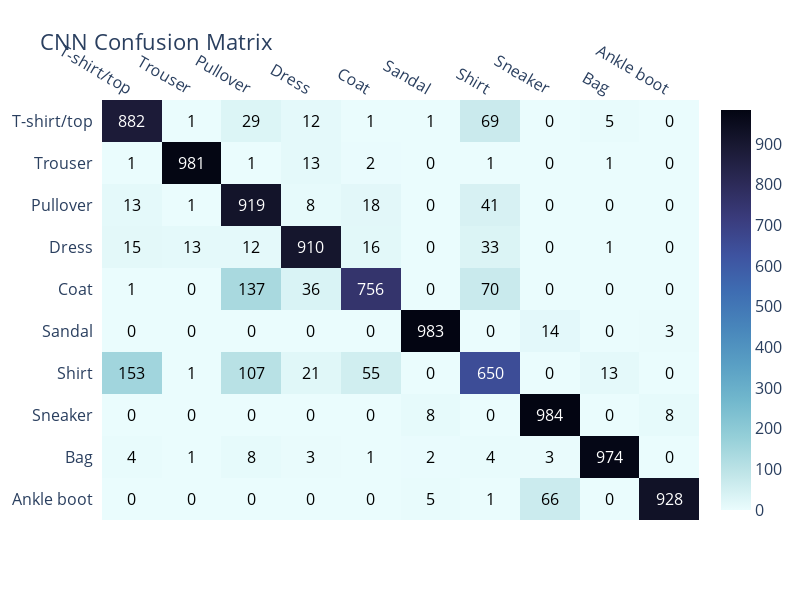

The code cell stored with this chart in its notebook:
### Code cell
print("--- CNN Model Evaluation ---")
# CNN outputs probabilities, we need the index of the highest probability
y_pred_proba_cnn = cnn_model.predict(X_test_cnn)
y_pred_cnn = np.argmax(y_pred_proba_cnn, axis=1)

print("\nClassification Report (CNN):")
print(classification_report(y_test, y_pred_cnn, target_names=CLASS_NAMES))

# Plot confusion matrix for CNN
cm_cnn = confusion_matrix(y_test, y_pred_cnn)
plot_confusion_matrix(cm_cnn, class_names=CLASS_NAMES, title="CNN Confusion Matrix")

### Figure 1 — Plotly figure (JSON) as saved in the notebook; plotly's stock layout.template omitted (floating-point values rounded to 4 significant figures)
{"data": [{"colorscale": [[0, "rgb(3, 5, 18)"], [0.09091, "rgb(25, 25, 51)"], [0.1818, "rgb(44, 42, 87)"], [0.2727, "rgb(58, 60, 125)"], [0.3636, "rgb(62, 83, 160)"], [0.4545, "rgb(62, 109, 178)"], [0.5455, "rgb(72, 134, 187)"], [0.6364, "rgb(89, 159, 196)"], [0.7273, "rgb(114, 184, 205)"], [0.8182, "rgb(149, 207, 216)"], [0.9091, "rgb(192, 229, 232)"], [1, "rgb(234, 252, 253)"]], "reversescale": true, "showscale": true, "type": "heatmap", "x": ["T-shirt/top", "Trouser", "Pullover", "Dress", "Coat", "Sandal", "Shirt", "Sneaker", "Bag", "Ankle boot"], "y": ["Ankle boot", "Bag", "Sneaker", "Shirt", "Sandal", "Coat", "Dress", "Pullover", "Trouser", "T-shirt/top"], "z": [[0, 0, 0, 0, 0, 5, 1, 66, 0, 928], [4, 1, 8, 3, 1, 2, 4, 3, 974, 0], [0, 0, 0, 0, 0, 8, 0, 984, 0, 8], [153, 1, 107, 21, 55, 0, 650, 0, 13, 0], [0, 0, 0, 0, 0, 983, 0, 14, 0, 3], [1, 0, 137, 36, 756, 0, 70, 0, 0, 0], [15, 13, 12, 910, 16, 0, 33, 0, 1, 0], [13, 1, 919, 8, 18, 0, 41, 0, 0, 0], [1, 981, 1, 13, 2, 0, 1, 0, 1, 0], [882, 1, 29, 12, 1, 1, 69, 0, 5, 0]]}], "layout": {"annotations": [{"font": {"color": "#000000"}, "showarrow": false, "text": "0", "x": "T-shirt/top", "xref": "x", "y": "Ankle boot", "yref": "y"}, {"font": {"color": "#000000"}, "showarrow": false, "text": "0", "x": "Trouser", "xref": "x", "y": "Ankle boot", "yref": "y"}, {"font": {"color": "#000000"}, "showarrow": false, "text": "0", "x": "Pullover", "xref": "x", "y": "Ankle boot", "yref": "y"}, {"font": {"color": "#000000"}, "showarrow": false, "text": "0", "x": "Dress", "xref": "x", "y": "Ankle boot", "yref": "y"}, {"font": {"color": "#000000"}, "showarrow": false, "text": "0", "x": "Coat", "xref": "x", "y": "Ankle boot", "yref": "y"}, {"font": {"color": "#000000"}, "showarrow": false, "text": "5", "x": "Sandal", "xref": "x", "y": "Ankle boot", "yref": "y"}, {"font": {"color": "#000000"}, "showarrow": false, "text": "1", "x": "Shirt", "xref": "x", "y": "Ankle boot", "yref": "y"}, {"font": {"color": "#000000"}, "showarrow": false, "text": "66", "x": "Sneaker", "xref": "x", "y": "Ankle boot", "yref": "y"}, {"font": {"color": "#000000"}, "showarrow": false, "text": "0", "x": "Bag", "xref": "x", "y": "Ankle boot", "yref": "y"}, {"font": {"color": "#FFFFFF"}, "showarrow": false, "text": "928", "x": "Ankle boot", "xref": "x", "y": "Ankle boot", "yref": "y"}, {"font": {"color": "#000000"}, "showarrow": false, "text": "4", "x": "T-shirt/top", "xref": "x", "y": "Bag", "yref": "y"}, {"font": {"color": "#000000"}, "showarrow": false, "text": "1", "x": "Trouser", "xref": "x", "y": "Bag", "yref": "y"}, {"font": {"color": "#000000"}, "showarrow": false, "text": "8", "x": "Pullover", "xref": "x", "y": "Bag", "yref": "y"}, {"font": {"color": "#000000"}, "showarrow": false, "text": "3", "x": "Dress", "xref": "x", "y": "Bag", "yref": "y"}, {"font": {"color": "#000000"}, "showarrow": false, "text": "1", "x": "Coat", "xref": "x", "y": "Bag", "yref": "y"}, {"font": {"color": "#000000"}, "showarrow": false, "text": "2", "x": "Sandal", "xref": "x", "y": "Bag", "yref": "y"}, {"font": {"color": "#000000"}, "showarrow": false, "text": "4", "x": "Shirt", "xref": "x", "y": "Bag", "yref": "y"}, {"font": {"color": "#000000"}, "showarrow": false, "text": "3", "x": "Sneaker", "xref": "x", "y": "Bag", "yref": "y"}, {"font": {"color": "#FFFFFF"}, "showarrow": false, "text": "974", "x": "Bag", "xref": "x", "y": "Bag", "yref": "y"}, {"font": {"color": "#000000"}, "showarrow": false, "text": "0", "x": "Ankle boot", "xref": "x", "y": "Bag", "yref": "y"}, {"font": {"color": "#000000"}, "showarrow": false, "text": "0", "x": "T-shirt/top", "xref": "x", "y": "Sneaker", "yref": "y"}, {"font": {"color": "#000000"}, "showarrow": false, "text": "0", "x": "Trouser", "xref": "x", "y": "Sneaker", "yref": "y"}, {"font": {"color": "#000000"}, "showarrow": false, "text": "0", "x": "Pullover", "xref": "x", "y": "Sneaker", "yref": "y"}, {"font": {"color": "#000000"}, "showarrow": false, "text": "0", "x": "Dress", "xref": "x", "y": "Sneaker", "yref": "y"}, {"font": {"color": "#000000"}, "showarrow": false, "text": "0", "x": "Coat", "xref": "x", "y": "Sneaker", "yref": "y"}, {"font": {"color": "#000000"}, "showarrow": false, "text": "8", "x": "Sandal", "xref": "x", "y": "Sneaker", "yref": "y"}, {"font": {"color": "#000000"}, "showarrow": false, "text": "0", "x": "Shirt", "xref": "x", "y": "Sneaker", "yref": "y"}, {"font": {"color": "#FFFFFF"}, "showarrow": false, "text": "984", "x": "Sneaker", "xref": "x", "y": "Sneaker", "yref": "y"}, {"font": {"color": "#000000"}, "showarrow": false, "text": "0", "x": "Bag", "xref": "x", "y": "Sneaker", "yref": "y"}, {"font": {"color": "#000000"}, "showarrow": false, "text": "8", "x": "Ankle boot", "xref": "x", "y": "Sneaker", "yref": "y"}, {"font": {"color": "#000000"}, "showarrow": false, "text": "153", "x": "T-shirt/top", "xref": "x", "y": "Shirt", "yref": "y"}, {"font": {"color": "#000000"}, "showarrow": false, "text": "1", "x": "Trouser", "xref": "x", "y": "Shirt", "yref": "y"}, {"font": {"color": "#000000"}, "showarrow": false, "text": "107", "x": "Pullover", "xref": "x", "y": "Shirt", "yref": "y"}, {"font": {"color": "#000000"}, "showarrow": false, "text": "21", "x": "Dress", "xref": "x", "y": "Shirt", "yref": "y"}, {"font": {"color": "#000000"}, "showarrow": false, "text": "55", "x": "Coat", "xref": "x", "y": "Shirt", "yref": "y"}, {"font": {"color": "#000000"}, "showarrow": false, "text": "0", "x": "Sandal", "xref": "x", "y": "Shirt", "yref": "y"}, {"font": {"color": "#FFFFFF"}, "showarrow": false, "text": "650", "x": "Shirt", "xref": "x", "y": "Shirt", "yref": "y"}, {"font": {"color": "#000000"}, "showarrow": false, "text": "0", "x": "Sneaker", "xref": "x", "y": "Shirt", "yref": "y"}, {"font": {"color": "#000000"}, "showarrow": false, "text": "13", "x": "Bag", "xref": "x", "y": "Shirt", "yref": "y"}, {"font": {"color": "#000000"}, "showarrow": false, "text": "0", "x": "Ankle boot", "xref": "x", "y": "Shirt", "yref": "y"}, {"font": {"color": "#000000"}, "showarrow": false, "text": "0", "x": "T-shirt/top", "xref": "x", "y": "Sandal", "yref": "y"}, {"font": {"color": "#000000"}, "showarrow": false, "text": "0", "x": "Trouser", "xref": "x", "y": "Sandal", "yref": "y"}, {"font": {"color": "#000000"}, "showarrow": false, "text": "0", "x": "Pullover", "xref": "x", "y": "Sandal", "yref": "y"}, {"font": {"color": "#000000"}, "showarrow": false, "text": "0", "x": "Dress", "xref": "x", "y": "Sandal", "yref": "y"}, {"font": {"color": "#000000"}, "showarrow": false, "text": "0", "x": "Coat", "xref": "x", "y": "Sandal", "yref": "y"}, {"font": {"color": "#FFFFFF"}, "showarrow": false, "text": "983", "x": "Sandal", "xref": "x", "y": "Sandal", "yref": "y"}, {"font": {"color": "#000000"}, "showarrow": false, "text": "0", "x": "Shirt", "xref": "x", "y": "Sandal", "yref": "y"}, {"font": {"color": "#000000"}, "showarrow": false, "text": "14", "x": "Sneaker", "xref": "x", "y": "Sandal", "yref": "y"}, {"font": {"color": "#000000"}, "showarrow": false, "text": "0", "x": "Bag", "xref": "x", "y": "Sandal", "yref": "y"}, {"font": {"color": "#000000"}, "showarrow": false, "text": "3", "x": "Ankle boot", "xref": "x", "y": "Sandal", "yref": "y"}, {"font": {"color": "#000000"}, "showarrow": false, "text": "1", "x": "T-shirt/top", "xref": "x", "y": "Coat", "yref": "y"}, {"font": {"color": "#000000"}, "showarrow": false, "text": "0", "x": "Trouser", "xref": "x", "y": "Coat", "yref": "y"}, {"font": {"color": "#000000"}, "showarrow": false, "text": "137", "x": "Pullover", "xref": "x", "y": "Coat", "yref": "y"}, {"font": {"color": "#000000"}, "showarrow": false, "text": "36", "x": "Dress", "xref": "x", "y": "Coat", "yref": "y"}, {"font": {"color": "#FFFFFF"}, "showarrow": false, "text": "756", "x": "Coat", "xref": "x", "y": "Coat", "yref": "y"}, {"font": {"color": "#000000"}, "showarrow": false, "text": "0", "x": "Sandal", "xref": "x", "y": "Coat", "yref": "y"}, {"font": {"color": "#000000"}, "showarrow": false, "text": "70", "x": "Shirt", "xref": "x", "y": "Coat", "yref": "y"}, {"font": {"color": "#000000"}, "showarrow": false, "text": "0", "x": "Sneaker", "xref": "x", "y": "Coat", "yref": "y"}, {"font": {"color": "#000000"}, "showarrow": false, "text": "0", "x": "Bag", "xref": "x", "y": "Coat", "yref": "y"}, {"font": {"color": "#000000"}, "showarrow": false, "text": "0", "x": "Ankle boot", "xref": "x", "y": "Coat", "yref": "y"}, {"font": {"color": "#000000"}, "showarrow": false, "text": "15", "x": "T-shirt/top", "xref": "x", "y": "Dress", "yref": "y"}, {"font": {"color": "#000000"}, "showarrow": false, "text": "13", "x": "Trouser", "xref": "x", "y": "Dress", "yref": "y"}, {"font": {"color": "#000000"}, "showarrow": false, "text": "12", "x": "Pullover", "xref": "x", "y": "Dress", "yref": "y"}, {"font": {"color": "#FFFFFF"}, "showarrow": false, "text": "910", "x": "Dress", "xref": "x", "y": "Dress", "yref": "y"}, {"font": {"color": "#000000"}, "showarrow": false, "text": "16", "x": "Coat", "xref": "x", "y": "Dress", "yref": "y"}, {"font": {"color": "#000000"}, "showarrow": false, "text": "0", "x": "Sandal", "xref": "x", "y": "Dress", "yref": "y"}, {"font": {"color": "#000000"}, "showarrow": false, "text": "33", "x": "Shirt", "xref": "x", "y": "Dress", "yref": "y"}, {"font": {"color": "#000000"}, "showarrow": false, "text": "0", "x": "Sneaker", "xref": "x", "y": "Dress", "yref": "y"}, {"font": {"color": "#000000"}, "showarrow": false, "text": "1", "x": "Bag", "xref": "x", "y": "Dress", "yref": "y"}, {"font": {"color": "#000000"}, "showarrow": false, "text": "0", "x": "Ankle boot", "xref": "x", "y": "Dress", "yref": "y"}, {"font": {"color": "#000000"}, "showarrow": false, "text": "13", "x": "T-shirt/top", "xref": "x", "y": "Pullover", "yref": "y"}, {"font": {"color": "#000000"}, "showarrow": false, "text": "1", "x": "Trouser", "xref": "x", "y": "Pullover", "yref": "y"}, {"font": {"color": "#FFFFFF"}, "showarrow": false, "text": "919", "x": "Pullover", "xref": "x", "y": "Pullover", "yref": "y"}, {"font": {"color": "#000000"}, "showarrow": false, "text": "8", "x": "Dress", "xref": "x", "y": "Pullover", "yref": "y"}, {"font": {"color": "#000000"}, "showarrow": false, "text": "18", "x": "Coat", "xref": "x", "y": "Pullover", "yref": "y"}, {"font": {"color": "#000000"}, "showarrow": false, "text": "0", "x": "Sandal", "xref": "x", "y": "Pullover", "yref": "y"}, {"font": {"color": "#000000"}, "showarrow": false, "text": "41", "x": "Shirt", "xref": "x", "y": "Pullover", "yref": "y"}, {"font": {"color": "#000000"}, "showarrow": false, "text": "0", "x": "Sneaker", "xref": "x", "y": "Pullover", "yref": "y"}, {"font": {"color": "#000000"}, "showarrow": false, "text": "0", "x": "Bag", "xref": "x", "y": "Pullover", "yref": "y"}, {"font": {"color": "#000000"}, "showarrow": false, "text": "0", "x": "Ankle boot", "xref": "x", "y": "Pullover", "yref": "y"}, {"font": {"color": "#000000"}, "showarrow": false, "text": "1", "x": "T-shirt/top", "xref": "x", "y": "Trouser", "yref": "y"}, {"font": {"color": "#FFFFFF"}, "showarrow": false, "text": "981", "x": "Trouser", "xref": "x", "y": "Trouser", "yref": "y"}, {"font": {"color": "#000000"}, "showarrow": false, "text": "1", "x": "Pullover", "xref": "x", "y": "Trouser", "yref": "y"}, {"font": {"color": "#000000"}, "showarrow": false, "text": "13", "x": "Dress", "xref": "x", "y": "Trouser", "yref": "y"}, {"font": {"color": "#000000"}, "showarrow": false, "text": "2", "x": "Coat", "xref": "x", "y": "Trouser", "yref": "y"}, {"font": {"color": "#000000"}, "showarrow": false, "text": "0", "x": "Sandal", "xref": "x", "y": "Trouser", "yref": "y"}, {"font": {"color": "#000000"}, "showarrow": false, "text": "1", "x": "Shirt", "xref": "x", "y": "Trouser", "yref": "y"}, {"font": {"color": "#000000"}, "showarrow": false, "text": "0", "x": "Sneaker", "xref": "x", "y": "Trouser", "yref": "y"}, {"font": {"color": "#000000"}, "showarrow": false, "text": "1", "x": "Bag", "xref": "x", "y": "Trouser", "yref": "y"}, {"font": {"color": "#000000"}, "showarrow": false, "text": "0", "x": "Ankle boot", "xref": "x", "y": "Trouser", "yref": "y"}, {"font": {"color": "#FFFFFF"}, "showarrow": false, "text": "882", "x": "T-shirt/top", "xref": "x", "y": "T-shirt/top", "yref": "y"}, {"font": {"color": "#000000"}, "showarrow": false, "text": "1", "x": "Trouser", "xref": "x", "y": "T-shirt/top", "yref": "y"}, {"font": {"color": "#000000"}, "showarrow": false, "text": "29", "x": "Pullover", "xref": "x", "y": "T-shirt/top", "yref": "y"}, {"font": {"color": "#000000"}, "showarrow": false, "text": "12", "x": "Dress", "xref": "x", "y": "T-shirt/top", "yref": "y"}, {"font": {"color": "#000000"}, "showarrow": false, "text": "1", "x": "Coat", "xref": "x", "y": "T-shirt/top", "yref": "y"}, {"font": {"color": "#000000"}, "showarrow": false, "text": "1", "x": "Sandal", "xref": "x", "y": "T-shirt/top", "yref": "y"}, {"font": {"color": "#000000"}, "showarrow": false, "text": "69", "x": "Shirt", "xref": "x", "y": "T-shirt/top", "yref": "y"}, {"font": {"color": "#000000"}, "showarrow": false, "text": "0", "x": "Sneaker", "xref": "x", "y": "T-shirt/top", "yref": "y"}, {"font": {"color": "#000000"}, "showarrow": false, "text": "5", "x": "Bag", "xref": "x", "y": "T-shirt/top", "yref": "y"}, {"font": {"color": "#000000"}, "showarrow": false, "text": "0", "x": "Ankle boot", "xref": "x", "y": "T-shirt/top", "yref": "y"}], "font": {"size": 16}, "height": 600, "title": {"text": "CNN Confusion Matrix"}, "width": 800, "xaxis": {"dtick": 1, "gridcolor": "rgb(0, 0, 0)", "side": "top", "ticks": ""}, "yaxis": {"dtick": 1, "ticks": "", "ticksuffix": "  "}}}
